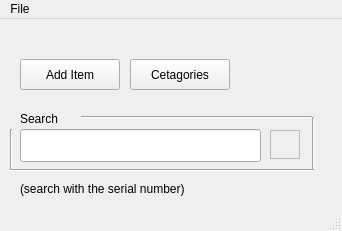
<?xml version="1.0" encoding="UTF-8"?>
<ui version="4.0">
 <class>MainPage</class>
 <widget class="QMainWindow" name="MainPage">
  <property name="geometry">
   <rect>
    <x>0</x>
    <y>0</y>
    <width>342</width>
    <height>231</height>
   </rect>
  </property>
  <property name="mouseTracking">
   <bool>false</bool>
  </property>
  <property name="windowTitle">
   <string>Jambooz-main</string>
  </property>
  <property name="windowIcon">
   <iconset>
    <normaloff>../../.designer/backup/icons/20200227_152412_4fk_icon.ico</normaloff>../../.designer/backup/icons/20200227_152412_4fk_icon.ico</iconset>
  </property>
  <property name="tabShape">
   <enum>QTabWidget::Rounded</enum>
  </property>
  <widget class="QWidget" name="centralwidget">
   <widget class="QPushButton" name="AddButton">
    <property name="geometry">
     <rect>
      <x>20</x>
      <y>40</y>
      <width>100</width>
      <height>31</height>
     </rect>
    </property>
    <property name="text">
     <string>Add Item</string>
    </property>
   </widget>
   <widget class="QPushButton" name="CategoriesButton">
    <property name="geometry">
     <rect>
      <x>130</x>
      <y>40</y>
      <width>100</width>
      <height>31</height>
     </rect>
    </property>
    <property name="text">
     <string>Cetagories</string>
    </property>
   </widget>
   <widget class="QLineEdit" name="SearchBar">
    <property name="geometry">
     <rect>
      <x>20</x>
      <y>110</y>
      <width>241</width>
      <height>33</height>
     </rect>
    </property>
    <property name="text">
     <string/>
    </property>
    <property name="cursorPosition">
     <number>0</number>
    </property>
   </widget>
   <widget class="QLabel" name="label">
    <property name="geometry">
     <rect>
      <x>20</x>
      <y>90</y>
      <width>67</width>
      <height>19</height>
     </rect>
    </property>
    <property name="text">
     <string>Search</string>
    </property>
   </widget>
   <widget class="Line" name="line">
    <property name="geometry">
     <rect>
      <x>81</x>
      <y>90</y>
      <width>231</width>
      <height>16</height>
     </rect>
    </property>
    <property name="orientation">
     <enum>Qt::Horizontal</enum>
    </property>
   </widget>
   <widget class="Line" name="line_2">
    <property name="geometry">
     <rect>
      <x>303</x>
      <y>98</y>
      <width>20</width>
      <height>53</height>
     </rect>
    </property>
    <property name="orientation">
     <enum>Qt::Vertical</enum>
    </property>
   </widget>
   <widget class="Line" name="line_3">
    <property name="geometry">
     <rect>
      <x>10</x>
      <y>150</y>
      <width>304</width>
      <height>3</height>
     </rect>
    </property>
    <property name="orientation">
     <enum>Qt::Horizontal</enum>
    </property>
   </widget>
   <widget class="Line" name="line_4">
    <property name="geometry">
     <rect>
      <x>10</x>
      <y>110</y>
      <width>3</width>
      <height>40</height>
     </rect>
    </property>
    <property name="orientation">
     <enum>Qt::Vertical</enum>
    </property>
   </widget>
   <widget class="QLabel" name="label_2">
    <property name="geometry">
     <rect>
      <x>20</x>
      <y>160</y>
      <width>211</width>
      <height>19</height>
     </rect>
    </property>
    <property name="text">
     <string>(search with the serial number)</string>
    </property>
   </widget>
   <widget class="QLabel" name="SearchButton">
    <property name="geometry">
     <rect>
      <x>270</x>
      <y>111</y>
      <width>30</width>
      <height>29</height>
     </rect>
    </property>
    <property name="cursor">
     <cursorShape>PointingHandCursor</cursorShape>
    </property>
    <property name="frameShape">
     <enum>QFrame::StyledPanel</enum>
    </property>
    <property name="frameShadow">
     <enum>QFrame::Sunken</enum>
    </property>
    <property name="text">
     <string/>
    </property>
    <property name="pixmap">
     <pixmap>icons/index.png</pixmap>
    </property>
    <property name="scaledContents">
     <bool>true</bool>
    </property>
    <property name="wordWrap">
     <bool>true</bool>
    </property>
    <property name="openExternalLinks">
     <bool>false</bool>
    </property>
    <property name="textInteractionFlags">
     <set>Qt::LinksAccessibleByKeyboard|Qt::LinksAccessibleByMouse</set>
    </property>
   </widget>
  </widget>
  <widget class="QMenuBar" name="menubar">
   <property name="geometry">
    <rect>
     <x>0</x>
     <y>0</y>
     <width>342</width>
     <height>25</height>
    </rect>
   </property>
   <widget class="QMenu" name="menuFile">
    <property name="title">
     <string>File</string>
    </property>
    <addaction name="actionAdd_Item"/>
    <addaction name="actionCategories"/>
    <addaction name="actionSearch"/>
    <addaction name="actionLog_Out"/>
   </widget>
   <addaction name="menuFile"/>
  </widget>
  <widget class="QStatusBar" name="statusbar"/>
  <action name="actionAdd_Item">
   <property name="text">
    <string>Add Item</string>
   </property>
   <property name="shortcut">
    <string>Ctrl+I</string>
   </property>
  </action>
  <action name="actionCategories">
   <property name="text">
    <string>Categories</string>
   </property>
  </action>
  <action name="actionSearch">
   <property name="text">
    <string>Search</string>
   </property>
  </action>
  <action name="actionLog_Out">
   <property name="text">
    <string>Log Out</string>
   </property>
  </action>
 </widget>
 <resources/>
 <connections/>
</ui>
